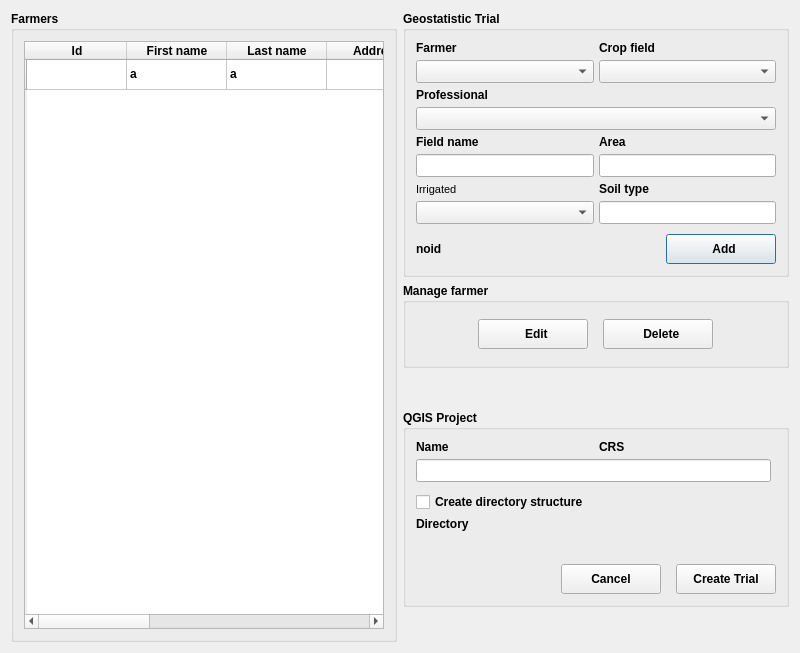
<?xml version="1.0" encoding="UTF-8"?>
<ui version="4.0">
 <class>Dialog</class>
 <widget class="QDialog" name="Dialog">
  <property name="geometry">
   <rect>
    <x>0</x>
    <y>0</y>
    <width>800</width>
    <height>653</height>
   </rect>
  </property>
  <property name="windowTitle">
   <string>Dialog</string>
  </property>
  <layout class="QHBoxLayout" name="horizontalLayout">
   <item>
    <widget class="QGroupBox" name="farmersGroupBox">
     <property name="sizePolicy">
      <sizepolicy hsizetype="Preferred" vsizetype="MinimumExpanding">
       <horstretch>0</horstretch>
       <verstretch>0</verstretch>
      </sizepolicy>
     </property>
     <property name="minimumSize">
      <size>
       <width>0</width>
       <height>0</height>
      </size>
     </property>
     <property name="maximumSize">
      <size>
       <width>16777215</width>
       <height>16777215</height>
      </size>
     </property>
     <property name="font">
      <font>
       <weight>75</weight>
       <bold>true</bold>
      </font>
     </property>
     <property name="title">
      <string>Farmers</string>
     </property>
     <layout class="QGridLayout" name="gridLayout_5">
      <property name="leftMargin">
       <number>10</number>
      </property>
      <property name="topMargin">
       <number>10</number>
      </property>
      <property name="rightMargin">
       <number>10</number>
      </property>
      <property name="bottomMargin">
       <number>10</number>
      </property>
      <property name="spacing">
       <number>5</number>
      </property>
      <item row="0" column="0">
       <layout class="QHBoxLayout" name="horizontalLayout_3">
        <property name="spacing">
         <number>5</number>
        </property>
        <item>
         <widget class="QTableWidget" name="farmerTableWidget">
          <property name="styleSheet">
           <string notr="true">font: 8pt &quot;MS Shell Dlg 2&quot;;</string>
          </property>
          <property name="frameShape">
           <enum>QFrame::StyledPanel</enum>
          </property>
          <property name="alternatingRowColors">
           <bool>true</bool>
          </property>
          <property name="sortingEnabled">
           <bool>true</bool>
          </property>
          <row>
           <property name="text">
            <string/>
           </property>
          </row>
          <column>
           <property name="text">
            <string>Id</string>
           </property>
          </column>
          <column>
           <property name="text">
            <string>First name</string>
           </property>
          </column>
          <column>
           <property name="text">
            <string>Last name</string>
           </property>
          </column>
          <column>
           <property name="text">
            <string>Address</string>
           </property>
          </column>
          <column>
           <property name="text">
            <string>Zipcode</string>
           </property>
          </column>
          <column>
           <property name="text">
            <string>Town</string>
           </property>
          </column>
          <column>
           <property name="text">
            <string>Country</string>
           </property>
          </column>
          <column>
           <property name="text">
            <string>Create date</string>
           </property>
          </column>
          <column>
           <property name="text">
            <string>Update date</string>
           </property>
          </column>
          <item row="0" column="1">
           <property name="text">
            <string>a</string>
           </property>
          </item>
          <item row="0" column="2">
           <property name="text">
            <string>a</string>
           </property>
          </item>
         </widget>
        </item>
       </layout>
      </item>
     </layout>
    </widget>
   </item>
   <item>
    <layout class="QVBoxLayout" name="verticalLayout">
     <item>
      <widget class="QGroupBox" name="geostatisticsTrialGroupBox">
       <property name="sizePolicy">
        <sizepolicy hsizetype="Preferred" vsizetype="MinimumExpanding">
         <horstretch>0</horstretch>
         <verstretch>0</verstretch>
        </sizepolicy>
       </property>
       <property name="minimumSize">
        <size>
         <width>0</width>
         <height>150</height>
        </size>
       </property>
       <property name="font">
        <font>
         <weight>75</weight>
         <bold>true</bold>
        </font>
       </property>
       <property name="title">
        <string>Geostatistic Trial</string>
       </property>
       <layout class="QGridLayout" name="gridLayout_6">
        <property name="leftMargin">
         <number>10</number>
        </property>
        <property name="topMargin">
         <number>10</number>
        </property>
        <property name="rightMargin">
         <number>10</number>
        </property>
        <property name="bottomMargin">
         <number>10</number>
        </property>
        <property name="spacing">
         <number>5</number>
        </property>
        <item row="0" column="0">
         <layout class="QVBoxLayout" name="verticalLayout_13">
          <property name="spacing">
           <number>5</number>
          </property>
          <item>
           <layout class="QHBoxLayout" name="horizontalLayout_19">
            <item>
             <widget class="QLabel" name="trialFieldNameLabel_3">
              <property name="styleSheet">
               <string notr="true">font: 8pt &quot;MS Shell Dlg 2&quot;;</string>
              </property>
              <property name="text">
               <string>Farmer</string>
              </property>
             </widget>
            </item>
            <item>
             <widget class="QLabel" name="trialAreaLabel_2">
              <property name="styleSheet">
               <string notr="true">font: 8pt &quot;MS Shell Dlg 2&quot;;</string>
              </property>
              <property name="text">
               <string>Crop field</string>
              </property>
             </widget>
            </item>
           </layout>
          </item>
          <item>
           <layout class="QHBoxLayout" name="horizontalLayout_27">
            <item>
             <widget class="QComboBox" name="comboBox_2">
              <property name="minimumSize">
               <size>
                <width>0</width>
                <height>23</height>
               </size>
              </property>
             </widget>
            </item>
            <item>
             <widget class="QComboBox" name="comboBox">
              <property name="minimumSize">
               <size>
                <width>0</width>
                <height>23</height>
               </size>
              </property>
             </widget>
            </item>
           </layout>
          </item>
         </layout>
        </item>
        <item row="3" column="0">
         <layout class="QVBoxLayout" name="verticalLayout_9">
          <property name="spacing">
           <number>5</number>
          </property>
          <item>
           <layout class="QHBoxLayout" name="horizontalLayout_22">
            <property name="spacing">
             <number>5</number>
            </property>
            <item>
             <widget class="QLabel" name="trialIrrigatedLabel">
              <property name="font">
               <font>
                <family>MS Shell Dlg 2</family>
                <pointsize>8</pointsize>
                <weight>50</weight>
                <italic>false</italic>
                <bold>false</bold>
               </font>
              </property>
              <property name="styleSheet">
               <string notr="true">font: 8pt &quot;MS Shell Dlg 2&quot;;</string>
              </property>
              <property name="text">
               <string>Irrigated</string>
              </property>
             </widget>
            </item>
            <item>
             <widget class="QLabel" name="trialSoilTypeLabel">
              <property name="styleSheet">
               <string notr="true">font: 8pt &quot;MS Shell Dlg 2&quot;;</string>
              </property>
              <property name="text">
               <string>Soil type</string>
              </property>
             </widget>
            </item>
           </layout>
          </item>
          <item>
           <layout class="QHBoxLayout" name="horizontalLayout_25">
            <property name="spacing">
             <number>5</number>
            </property>
            <item>
             <widget class="QComboBox" name="trialIrrigatedComboBox">
              <property name="sizePolicy">
               <sizepolicy hsizetype="Expanding" vsizetype="Fixed">
                <horstretch>0</horstretch>
                <verstretch>0</verstretch>
               </sizepolicy>
              </property>
              <property name="minimumSize">
               <size>
                <width>0</width>
                <height>23</height>
               </size>
              </property>
              <property name="styleSheet">
               <string notr="true">font: 8pt &quot;MS Shell Dlg 2&quot;;</string>
              </property>
             </widget>
            </item>
            <item>
             <widget class="QLineEdit" name="trialSoilTypeLineEdit">
              <property name="sizePolicy">
               <sizepolicy hsizetype="Expanding" vsizetype="Fixed">
                <horstretch>0</horstretch>
                <verstretch>0</verstretch>
               </sizepolicy>
              </property>
              <property name="minimumSize">
               <size>
                <width>0</width>
                <height>23</height>
               </size>
              </property>
              <property name="styleSheet">
               <string notr="true">font: 8pt &quot;MS Shell Dlg 2&quot;;</string>
              </property>
             </widget>
            </item>
           </layout>
          </item>
         </layout>
        </item>
        <item row="4" column="0">
         <layout class="QHBoxLayout" name="horizontalLayout_10">
          <property name="spacing">
           <number>5</number>
          </property>
          <property name="topMargin">
           <number>5</number>
          </property>
          <item>
           <widget class="QLabel" name="farmerIDLabel">
            <property name="enabled">
             <bool>true</bool>
            </property>
            <property name="styleSheet">
             <string notr="true">font: 8pt &quot;MS Shell Dlg 2&quot;;</string>
            </property>
            <property name="text">
             <string>noid</string>
            </property>
           </widget>
          </item>
          <item>
           <spacer name="horizontalSpacer_2">
            <property name="orientation">
             <enum>Qt::Horizontal</enum>
            </property>
            <property name="sizeHint" stdset="0">
             <size>
              <width>40</width>
              <height>20</height>
             </size>
            </property>
           </spacer>
          </item>
          <item>
           <widget class="QPushButton" name="farmerAddPushButton">
            <property name="minimumSize">
             <size>
              <width>110</width>
              <height>30</height>
             </size>
            </property>
            <property name="maximumSize">
             <size>
              <width>110</width>
              <height>16777215</height>
             </size>
            </property>
            <property name="styleSheet">
             <string notr="true">font: 8pt &quot;MS Shell Dlg 2&quot;;</string>
            </property>
            <property name="text">
             <string>  Add</string>
            </property>
            <property name="icon">
             <iconset resource="../../resources.qrc">
              <normaloff>:/plugins/lallemand_plant_care/icons/user.png</normaloff>:/plugins/lallemand_plant_care/icons/user.png</iconset>
            </property>
           </widget>
          </item>
         </layout>
        </item>
        <item row="2" column="0">
         <layout class="QVBoxLayout" name="verticalLayout_8">
          <property name="spacing">
           <number>5</number>
          </property>
          <item>
           <layout class="QHBoxLayout" name="horizontalLayout_14">
            <item>
             <widget class="QLabel" name="trialFieldNameLabel">
              <property name="styleSheet">
               <string notr="true">font: 8pt &quot;MS Shell Dlg 2&quot;;</string>
              </property>
              <property name="text">
               <string>Field name</string>
              </property>
             </widget>
            </item>
            <item>
             <widget class="QLabel" name="trialAreaLabel">
              <property name="styleSheet">
               <string notr="true">font: 8pt &quot;MS Shell Dlg 2&quot;;</string>
              </property>
              <property name="text">
               <string>Area</string>
              </property>
             </widget>
            </item>
           </layout>
          </item>
          <item>
           <layout class="QHBoxLayout" name="horizontalLayout_15">
            <item>
             <widget class="QLineEdit" name="trialFieldNameLineEdit">
              <property name="minimumSize">
               <size>
                <width>0</width>
                <height>23</height>
               </size>
              </property>
              <property name="styleSheet">
               <string notr="true">font: 8pt &quot;MS Shell Dlg 2&quot;;</string>
              </property>
             </widget>
            </item>
            <item>
             <widget class="QLineEdit" name="trialFieldAreaLineEdit">
              <property name="sizePolicy">
               <sizepolicy hsizetype="Expanding" vsizetype="Fixed">
                <horstretch>0</horstretch>
                <verstretch>0</verstretch>
               </sizepolicy>
              </property>
              <property name="minimumSize">
               <size>
                <width>0</width>
                <height>23</height>
               </size>
              </property>
              <property name="styleSheet">
               <string notr="true">font: 8pt &quot;MS Shell Dlg 2&quot;;</string>
              </property>
             </widget>
            </item>
           </layout>
          </item>
         </layout>
        </item>
        <item row="1" column="0">
         <layout class="QVBoxLayout" name="verticalLayout_12">
          <property name="spacing">
           <number>5</number>
          </property>
          <item>
           <layout class="QHBoxLayout" name="horizontalLayout_16">
            <item>
             <widget class="QLabel" name="trialFieldNameLabel_2">
              <property name="styleSheet">
               <string notr="true">font: 8pt &quot;MS Shell Dlg 2&quot;;</string>
              </property>
              <property name="text">
               <string>Professional</string>
              </property>
             </widget>
            </item>
           </layout>
          </item>
          <item>
           <layout class="QHBoxLayout" name="horizontalLayout_18">
            <item>
             <widget class="QComboBox" name="comboBox_3">
              <property name="minimumSize">
               <size>
                <width>0</width>
                <height>23</height>
               </size>
              </property>
             </widget>
            </item>
           </layout>
          </item>
         </layout>
        </item>
       </layout>
      </widget>
     </item>
     <item>
      <widget class="QGroupBox" name="farmerManagerGroupBox">
       <property name="sizePolicy">
        <sizepolicy hsizetype="Preferred" vsizetype="Preferred">
         <horstretch>0</horstretch>
         <verstretch>0</verstretch>
        </sizepolicy>
       </property>
       <property name="minimumSize">
        <size>
         <width>0</width>
         <height>85</height>
        </size>
       </property>
       <property name="maximumSize">
        <size>
         <width>16777215</width>
         <height>120</height>
        </size>
       </property>
       <property name="font">
        <font>
         <weight>75</weight>
         <bold>true</bold>
        </font>
       </property>
       <property name="title">
        <string>Manage farmer</string>
       </property>
       <layout class="QGridLayout" name="gridLayout_8">
        <property name="leftMargin">
         <number>10</number>
        </property>
        <property name="topMargin">
         <number>10</number>
        </property>
        <property name="rightMargin">
         <number>10</number>
        </property>
        <property name="bottomMargin">
         <number>10</number>
        </property>
        <property name="spacing">
         <number>5</number>
        </property>
        <item row="0" column="0">
         <layout class="QHBoxLayout" name="horizontalLayout_17">
          <property name="spacing">
           <number>15</number>
          </property>
          <property name="leftMargin">
           <number>15</number>
          </property>
          <property name="rightMargin">
           <number>15</number>
          </property>
          <item>
           <widget class="QPushButton" name="farmerEditPushButton">
            <property name="minimumSize">
             <size>
              <width>100</width>
              <height>30</height>
             </size>
            </property>
            <property name="maximumSize">
             <size>
              <width>110</width>
              <height>30</height>
             </size>
            </property>
            <property name="styleSheet">
             <string notr="true">font: 8pt &quot;MS Shell Dlg 2&quot;;</string>
            </property>
            <property name="text">
             <string>  Edit</string>
            </property>
            <property name="icon">
             <iconset resource="../../resources.qrc">
              <normaloff>:/plugins/lallemand_plant_care/icons/edit.png</normaloff>:/plugins/lallemand_plant_care/icons/edit.png</iconset>
            </property>
            <property name="iconSize">
             <size>
              <width>24</width>
              <height>24</height>
             </size>
            </property>
           </widget>
          </item>
          <item>
           <widget class="QPushButton" name="farmerDeletePushButton">
            <property name="minimumSize">
             <size>
              <width>100</width>
              <height>30</height>
             </size>
            </property>
            <property name="maximumSize">
             <size>
              <width>110</width>
              <height>30</height>
             </size>
            </property>
            <property name="styleSheet">
             <string notr="true">font: 8pt &quot;MS Shell Dlg 2&quot;;</string>
            </property>
            <property name="text">
             <string>  Delete</string>
            </property>
            <property name="icon">
             <iconset resource="../../resources.qrc">
              <normaloff>:/plugins/lallemand_plant_care/icons/delete.png</normaloff>:/plugins/lallemand_plant_care/icons/delete.png</iconset>
            </property>
            <property name="iconSize">
             <size>
              <width>24</width>
              <height>24</height>
             </size>
            </property>
           </widget>
          </item>
         </layout>
        </item>
       </layout>
      </widget>
     </item>
     <item>
      <spacer name="verticalSpacer">
       <property name="orientation">
        <enum>Qt::Vertical</enum>
       </property>
       <property name="sizeHint" stdset="0">
        <size>
         <width>20</width>
         <height>20</height>
        </size>
       </property>
      </spacer>
     </item>
     <item>
      <widget class="QGroupBox" name="qgisProjectGroupBox">
       <property name="sizePolicy">
        <sizepolicy hsizetype="Preferred" vsizetype="MinimumExpanding">
         <horstretch>0</horstretch>
         <verstretch>0</verstretch>
        </sizepolicy>
       </property>
       <property name="font">
        <font>
         <weight>75</weight>
         <bold>true</bold>
        </font>
       </property>
       <property name="title">
        <string>QGIS Project</string>
       </property>
       <layout class="QGridLayout" name="gridLayout_10">
        <property name="leftMargin">
         <number>10</number>
        </property>
        <property name="topMargin">
         <number>10</number>
        </property>
        <property name="rightMargin">
         <number>10</number>
        </property>
        <property name="bottomMargin">
         <number>10</number>
        </property>
        <property name="spacing">
         <number>5</number>
        </property>
        <item row="5" column="0">
         <layout class="QVBoxLayout" name="verticalLayout_10">
          <property name="spacing">
           <number>5</number>
          </property>
          <item>
           <layout class="QHBoxLayout" name="horizontalLayout_20">
            <item>
             <widget class="QLabel" name="qgisProjectDirectoryLabel">
              <property name="styleSheet">
               <string notr="true">font: 8pt &quot;MS Shell Dlg 2&quot;;</string>
              </property>
              <property name="text">
               <string>Directory</string>
              </property>
             </widget>
            </item>
           </layout>
          </item>
          <item>
           <layout class="QHBoxLayout" name="horizontalLayout_21">
            <item>
             <widget class="QgsFileWidget" name="qgisProjectDirectoryFileWidget">
              <property name="sizePolicy">
               <sizepolicy hsizetype="Expanding" vsizetype="Fixed">
                <horstretch>0</horstretch>
                <verstretch>0</verstretch>
               </sizepolicy>
              </property>
              <property name="minimumSize">
               <size>
                <width>0</width>
                <height>23</height>
               </size>
              </property>
              <property name="maximumSize">
               <size>
                <width>16777215</width>
                <height>16777215</height>
               </size>
              </property>
              <property name="styleSheet">
               <string notr="true">font: 8pt &quot;MS Shell Dlg 2&quot;;</string>
              </property>
              <property name="storageMode">
               <enum>QgsFileWidget::GetDirectory</enum>
              </property>
             </widget>
            </item>
           </layout>
          </item>
         </layout>
        </item>
        <item row="2" column="0">
         <layout class="QVBoxLayout" name="verticalLayout_11">
          <property name="spacing">
           <number>5</number>
          </property>
          <item>
           <layout class="QHBoxLayout" name="horizontalLayout_24">
            <item>
             <widget class="QLabel" name="qgisProjectName">
              <property name="styleSheet">
               <string notr="true">font: 8pt &quot;MS Shell Dlg 2&quot;;</string>
              </property>
              <property name="text">
               <string>Name</string>
              </property>
             </widget>
            </item>
            <item>
             <widget class="QLabel" name="qgisProjectCrs">
              <property name="styleSheet">
               <string notr="true">font: 8pt &quot;MS Shell Dlg 2&quot;;</string>
              </property>
              <property name="text">
               <string>CRS</string>
              </property>
             </widget>
            </item>
           </layout>
          </item>
          <item>
           <layout class="QHBoxLayout" name="horizontalLayout_26">
            <item>
             <widget class="QLineEdit" name="qgisProjectLineEdit">
              <property name="sizePolicy">
               <sizepolicy hsizetype="Expanding" vsizetype="Fixed">
                <horstretch>0</horstretch>
                <verstretch>0</verstretch>
               </sizepolicy>
              </property>
              <property name="minimumSize">
               <size>
                <width>0</width>
                <height>23</height>
               </size>
              </property>
              <property name="styleSheet">
               <string notr="true">font: 8pt &quot;MS Shell Dlg 2&quot;;</string>
              </property>
             </widget>
            </item>
            <item>
             <widget class="QgsProjectionSelectionWidget" name="qgisProjectCrsWidget">
              <property name="sizePolicy">
               <sizepolicy hsizetype="Preferred" vsizetype="Fixed">
                <horstretch>0</horstretch>
                <verstretch>0</verstretch>
               </sizepolicy>
              </property>
              <property name="minimumSize">
               <size>
                <width>0</width>
                <height>23</height>
               </size>
              </property>
              <property name="maximumSize">
               <size>
                <width>16777215</width>
                <height>23</height>
               </size>
              </property>
              <property name="styleSheet">
               <string notr="true">font: 8pt &quot;MS Shell Dlg 2&quot;;</string>
              </property>
             </widget>
            </item>
           </layout>
          </item>
         </layout>
        </item>
        <item row="4" column="0">
         <layout class="QHBoxLayout" name="horizontalLayout_9">
          <property name="spacing">
           <number>5</number>
          </property>
          <item>
           <widget class="QCheckBox" name="trialDirectoryStructureCheckBox">
            <property name="minimumSize">
             <size>
              <width>125</width>
              <height>0</height>
             </size>
            </property>
            <property name="styleSheet">
             <string notr="true">font: 8pt &quot;MS Shell Dlg 2&quot;;</string>
            </property>
            <property name="text">
             <string>Create directory structure</string>
            </property>
           </widget>
          </item>
         </layout>
        </item>
        <item row="3" column="0">
         <spacer name="verticalSpacer_6">
          <property name="orientation">
           <enum>Qt::Vertical</enum>
          </property>
          <property name="sizeType">
           <enum>QSizePolicy::Fixed</enum>
          </property>
          <property name="sizeHint" stdset="0">
           <size>
            <width>20</width>
            <height>5</height>
           </size>
          </property>
         </spacer>
        </item>
        <item row="6" column="0">
         <layout class="QHBoxLayout" name="horizontalLayout_23">
          <property name="spacing">
           <number>5</number>
          </property>
          <item>
           <spacer name="horizontalSpacer_4">
            <property name="orientation">
             <enum>Qt::Horizontal</enum>
            </property>
            <property name="sizeHint" stdset="0">
             <size>
              <width>40</width>
              <height>20</height>
             </size>
            </property>
           </spacer>
          </item>
          <item>
           <widget class="QPushButton" name="cancelTrialBt">
            <property name="minimumSize">
             <size>
              <width>100</width>
              <height>30</height>
             </size>
            </property>
            <property name="text">
             <string>Cancel</string>
            </property>
           </widget>
          </item>
          <item>
           <spacer name="horizontalSpacer_5">
            <property name="orientation">
             <enum>Qt::Horizontal</enum>
            </property>
            <property name="sizeType">
             <enum>QSizePolicy::Fixed</enum>
            </property>
            <property name="sizeHint" stdset="0">
             <size>
              <width>10</width>
              <height>20</height>
             </size>
            </property>
           </spacer>
          </item>
          <item>
           <widget class="QPushButton" name="createTrialBt">
            <property name="minimumSize">
             <size>
              <width>100</width>
              <height>30</height>
             </size>
            </property>
            <property name="text">
             <string>Create Trial</string>
            </property>
           </widget>
          </item>
         </layout>
        </item>
       </layout>
      </widget>
     </item>
     <item>
      <spacer name="verticalSpacer_2">
       <property name="orientation">
        <enum>Qt::Vertical</enum>
       </property>
       <property name="sizeHint" stdset="0">
        <size>
         <width>20</width>
         <height>20</height>
        </size>
       </property>
      </spacer>
     </item>
    </layout>
   </item>
  </layout>
 </widget>
 <customwidgets>
  <customwidget>
   <class>QgsFileWidget</class>
   <extends>QWidget</extends>
   <header>qgsfilewidget.h</header>
  </customwidget>
  <customwidget>
   <class>QgsProjectionSelectionWidget</class>
   <extends>QWidget</extends>
   <header>qgsprojectionselectionwidget.h</header>
  </customwidget>
 </customwidgets>
 <resources>
  <include location="../../resources.qrc"/>
 </resources>
 <connections/>
</ui>
